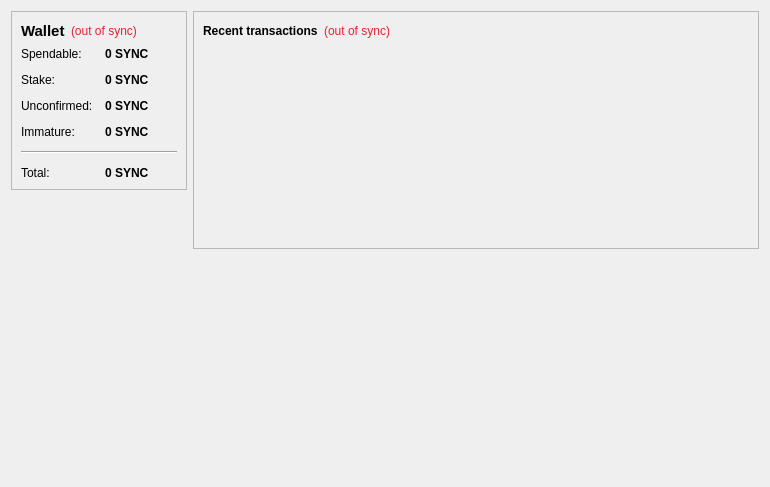
<?xml version="1.0" encoding="UTF-8"?>
<ui version="4.0">
 <class>OverviewPage</class>
 <widget class="QWidget" name="OverviewPage">
  <property name="geometry">
   <rect>
    <x>0</x>
    <y>0</y>
    <width>770</width>
    <height>487</height>
   </rect>
  </property>
  <property name="windowTitle">
   <string>Form</string>
  </property>
  <layout class="QHBoxLayout" name="horizontalLayout" stretch="0,1">
   <item>
    <layout class="QVBoxLayout" name="verticalLayout_2">
     <item>
      <widget class="QFrame" name="frame">
       <property name="frameShape">
        <enum>QFrame::StyledPanel</enum>
       </property>
       <property name="frameShadow">
        <enum>QFrame::Raised</enum>
       </property>
       <layout class="QVBoxLayout" name="verticalLayout_4">
        <item>
         <layout class="QHBoxLayout" name="horizontalLayout_4">
          <item>
           <widget class="QLabel" name="label_5">
            <property name="font">
             <font>
              <pointsize>11</pointsize>
              <weight>75</weight>
              <bold>true</bold>
             </font>
            </property>
            <property name="text">
             <string>Wallet</string>
            </property>
           </widget>
          </item>
          <item>
           <widget class="QLabel" name="labelWalletStatus">
            <property name="toolTip">
             <string>The displayed information may be out of date. Your wallet automatically synchronizes with the Sync network after a connection is established, but this process has not completed yet.</string>
            </property>
            <property name="styleSheet">
             <string notr="true">QLabel { color:      rgb(227, 33, 52)   ; }</string>
            </property>
            <property name="text">
             <string notr="true">(out of sync)</string>
            </property>
            <property name="alignment">
             <set>Qt::AlignLeading|Qt::AlignLeft|Qt::AlignVCenter</set>
            </property>
           </widget>
          </item>
          <item>
           <spacer name="horizontalSpacer_2">
            <property name="orientation">
             <enum>Qt::Horizontal</enum>
            </property>
            <property name="sizeHint" stdset="0">
             <size>
              <width>40</width>
              <height>20</height>
             </size>
            </property>
           </spacer>
          </item>
         </layout>
        </item>
        <item>
         <layout class="QFormLayout" name="formLayout_2">
          <property name="fieldGrowthPolicy">
           <enum>QFormLayout::AllNonFixedFieldsGrow</enum>
          </property>
          <property name="horizontalSpacing">
           <number>12</number>
          </property>
          <property name="verticalSpacing">
           <number>12</number>
          </property>
          <item row="0" column="0">
           <widget class="QLabel" name="label">
            <property name="text">
             <string>Spendable:</string>
            </property>
           </widget>
          </item>
          <item row="0" column="1">
           <widget class="QLabel" name="labelBalance">
            <property name="font">
             <font>
              <weight>75</weight>
              <bold>true</bold>
             </font>
            </property>
            <property name="cursor">
             <cursorShape>IBeamCursor</cursorShape>
            </property>
            <property name="toolTip">
             <string>Your current spendable balance</string>
            </property>
            <property name="text">
             <string notr="true">0 SYNC</string>
            </property>
            <property name="textInteractionFlags">
             <set>Qt::LinksAccessibleByMouse|Qt::TextSelectableByKeyboard|Qt::TextSelectableByMouse</set>
            </property>
           </widget>
          </item>
          <item row="1" column="0">
           <widget class="QLabel" name="label_6">
            <property name="text">
             <string>Stake:</string>
            </property>
           </widget>
          </item>
          <item row="1" column="1">
           <widget class="QLabel" name="labelStake">
            <property name="font">
             <font>
              <weight>75</weight>
              <bold>true</bold>
             </font>
            </property>
            <property name="cursor">
             <cursorShape>IBeamCursor</cursorShape>
            </property>
            <property name="toolTip">
             <string>Total of coins that was staked, and do not yet count toward the current balance</string>
            </property>
            <property name="text">
             <string notr="true">0 SYNC</string>
            </property>
            <property name="textInteractionFlags">
             <set>Qt::LinksAccessibleByMouse|Qt::TextSelectableByKeyboard|Qt::TextSelectableByMouse</set>
            </property>
           </widget>
          </item>
          <item row="2" column="0">
           <widget class="QLabel" name="label_3">
            <property name="text">
             <string>Unconfirmed:</string>
            </property>
           </widget>
          </item>
          <item row="2" column="1">
           <widget class="QLabel" name="labelUnconfirmed">
            <property name="font">
             <font>
              <weight>75</weight>
              <bold>true</bold>
             </font>
            </property>
            <property name="cursor">
             <cursorShape>IBeamCursor</cursorShape>
            </property>
            <property name="toolTip">
             <string>Total of transactions that have yet to be confirmed, and do not yet count toward the current balance</string>
            </property>
            <property name="text">
             <string notr="true">0 SYNC</string>
            </property>
            <property name="textInteractionFlags">
             <set>Qt::LinksAccessibleByMouse|Qt::TextSelectableByKeyboard|Qt::TextSelectableByMouse</set>
            </property>
           </widget>
          </item>
          <item row="3" column="0">
           <widget class="QLabel" name="labelImmatureText">
            <property name="text">
             <string>Immature:</string>
            </property>
           </widget>
          </item>
          <item row="3" column="1">
           <widget class="QLabel" name="labelImmature">
            <property name="font">
             <font>
              <weight>75</weight>
              <bold>true</bold>
             </font>
            </property>
            <property name="toolTip">
             <string>Mined balance that has not yet matured</string>
            </property>
            <property name="text">
             <string notr="true">0 SYNC</string>
            </property>
            <property name="textInteractionFlags">
             <set>Qt::LinksAccessibleByMouse|Qt::TextSelectableByKeyboard|Qt::TextSelectableByMouse</set>
            </property>
           </widget>
          </item>
          <item row="4" column="0" colspan="2">
           <widget class="Line" name="line">
            <property name="orientation">
             <enum>Qt::Horizontal</enum>
            </property>
           </widget>
          </item>
          <item row="5" column="0">
           <widget class="QLabel" name="labelTotalText">
            <property name="text">
             <string>Total:</string>
            </property>
           </widget>
          </item>
          <item row="5" column="1">
           <widget class="QLabel" name="labelTotal">
            <property name="font">
             <font>
              <weight>75</weight>
              <bold>true</bold>
             </font>
            </property>
            <property name="cursor">
             <cursorShape>IBeamCursor</cursorShape>
            </property>
            <property name="toolTip">
             <string>Your current total balance</string>
            </property>
            <property name="text">
             <string notr="true">0 SYNC</string>
            </property>
            <property name="textInteractionFlags">
             <set>Qt::LinksAccessibleByMouse|Qt::TextSelectableByKeyboard|Qt::TextSelectableByMouse</set>
            </property>
           </widget>
          </item>
         </layout>
        </item>
       </layout>
      </widget>
     </item>
     <item>
      <spacer name="verticalSpacer">
       <property name="orientation">
        <enum>Qt::Vertical</enum>
       </property>
       <property name="sizeHint" stdset="0">
        <size>
         <width>20</width>
         <height>40</height>
        </size>
       </property>
      </spacer>
     </item>
     <item>
      <widget class="QLabel" name="label_2">
       <property name="enabled">
        <bool>true</bool>
       </property>
       <property name="autoFillBackground">
        <bool>false</bool>
       </property>
       <property name="styleSheet">
        <string notr="true">background-color: transparent;</string>
       </property>
       <property name="text">
        <string/>
       </property>
       <property name="textFormat">
        <enum>Qt::PlainText</enum>
       </property>
       <property name="pixmap">
        <pixmap resource="../bitcoin.qrc">:/icons/drmbg</pixmap>
       </property>
       <property name="scaledContents">
        <bool>false</bool>
       </property>
       <property name="margin">
        <number>0</number>
       </property>
      </widget>
     </item>
     <item>
      <spacer name="spacer">
       <property name="orientation">
        <enum>Qt::Vertical</enum>
       </property>
       <property name="sizeType">
        <enum>QSizePolicy::MinimumExpanding</enum>
       </property>
       <property name="sizeHint" stdset="0">
        <size>
         <width>3</width>
         <height>5</height>
        </size>
       </property>
      </spacer>
     </item>
    </layout>
   </item>
   <item>
    <layout class="QVBoxLayout" name="verticalLayout_3">
     <item>
      <widget class="QFrame" name="frame_2">
       <property name="frameShape">
        <enum>QFrame::StyledPanel</enum>
       </property>
       <property name="frameShadow">
        <enum>QFrame::Raised</enum>
       </property>
       <layout class="QVBoxLayout" name="verticalLayout">
        <item>
         <layout class="QHBoxLayout" name="horizontalLayout_2">
          <item>
           <widget class="QLabel" name="label_4">
            <property name="text">
             <string>&lt;b&gt;Recent transactions&lt;/b&gt;</string>
            </property>
           </widget>
          </item>
          <item>
           <widget class="QLabel" name="labelTransactionsStatus">
            <property name="toolTip">
             <string>The displayed information may be out of date. Your wallet automatically synchronizes with the Sync network after a connection is established, but this process has not completed yet.</string>
            </property>
            <property name="styleSheet">
             <string notr="true">QLabel { color:       rgb(227, 33, 52)      ; }</string>
            </property>
            <property name="text">
             <string notr="true">(out of sync)</string>
            </property>
            <property name="alignment">
             <set>Qt::AlignRight|Qt::AlignTrailing|Qt::AlignVCenter</set>
            </property>
           </widget>
          </item>
          <item>
           <spacer name="horizontalSpacer">
            <property name="orientation">
             <enum>Qt::Horizontal</enum>
            </property>
            <property name="sizeHint" stdset="0">
             <size>
              <width>40</width>
              <height>20</height>
             </size>
            </property>
           </spacer>
          </item>
         </layout>
        </item>
        <item>
         <widget class="QListView" name="listTransactions">
          <property name="styleSheet">
           <string notr="true">QListView { background: transparent; }</string>
          </property>
          <property name="frameShape">
           <enum>QFrame::NoFrame</enum>
          </property>
          <property name="verticalScrollBarPolicy">
           <enum>Qt::ScrollBarAlwaysOff</enum>
          </property>
          <property name="horizontalScrollBarPolicy">
           <enum>Qt::ScrollBarAlwaysOff</enum>
          </property>
          <property name="selectionMode">
           <enum>QAbstractItemView::NoSelection</enum>
          </property>
         </widget>
        </item>
       </layout>
      </widget>
     </item>
     <item>
      <spacer name="verticalSpacer_2">
       <property name="orientation">
        <enum>Qt::Vertical</enum>
       </property>
       <property name="sizeHint" stdset="0">
        <size>
         <width>20</width>
         <height>40</height>
        </size>
       </property>
      </spacer>
     </item>
    </layout>
   </item>
  </layout>
 </widget>
 <resources>
  <include location="../bitcoin.qrc"/>
 </resources>
 <connections/>
</ui>
